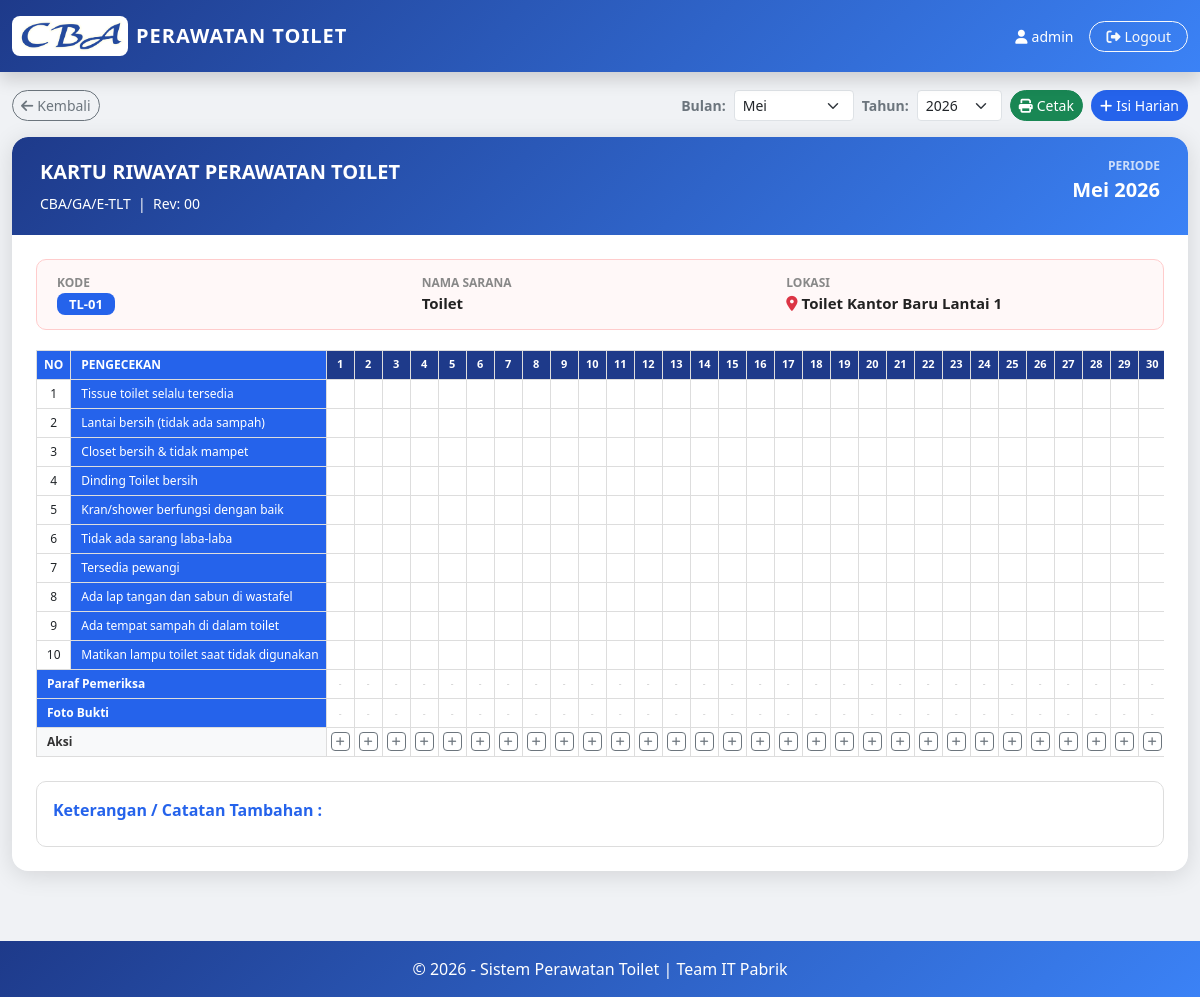
The page /toilet_kartu.php?toilet_id=1 (signed in) on the database its author committed.
### tables this page shows
CREATE TABLE `toilet_unit` (
  `id` int(11) NOT NULL,
  `no_kode` varchar(50) NOT NULL,
  `nama_sarana` varchar(100) DEFAULT 'Toilet',
  `lokasi` varchar(200) DEFAULT NULL
);

### toilet_kartu.php (the view, shortened to what this page needs)
<?php
include "config/koneksi.php";
$toilet_id = isset($_GET['toilet_id']) ? (int) $_GET['toilet_id'] : 0;
$tahun = isset($_GET['tahun']) ? (int) $_GET['tahun'] : (int) date('Y');
$bulan = isset($_GET['bulan']) ? (int) $_GET['bulan'] : (int) date('n');
$daysInMonth = cal_days_in_month(CAL_GREGORIAN, $bulan, $tahun);
$bulanNama = ['', 'Januari', 'Februari', 'Maret', 'April', 'Mei', 'Juni', 'Juli', 'Agustus', 'September', 'Oktober', 'November', 'Desember'];
$toiletRow = mysqli_fetch_assoc(mysqli_query($conn, "SELECT * FROM toilet_unit WHERE id=$toilet_id"));
$items = [];
$fields = [];
$resItems = mysqli_query($conn, "SELECT kolom, label FROM master_item WHERE modul='toilet' AND is_active=1 ORDER BY id ASC");
if (mysqli_num_rows($resItems) == 0) {
  $defaultItems = [
    'tissue_toilet' => 'Tissue toilet selalu tersedia',
    'lantai_bersih' => 'Lantai bersih (tidak ada sampah)',
    'closet_bersih' => 'Closet bersih & tidak mampet',
    'dinding_bersih' => 'Dinding Toilet bersih',
    'kran_shower' => 'Kran/shower berfungsi dengan baik',
    'sarang_laba' => 'Tidak ada sarang laba-laba',
    'tersedia_pewangi' => 'Tersedia pewangi',
    'lap_sabun' => 'Ada lap tangan dan sabun di washtafel',
    'tempat_sampah' => 'Ada tempat sampah di dalam toilet',
    'matikan_lampu' => 'Matikan lampu toilet saat tidak digunakan'
  ];
  foreach ($defaultItems as $k => $l) {
    mysqli_query($conn, "INSERT IGNORE INTO master_item (modul, kolom, label, is_active) VALUES ('toilet', '$k', '$l', 1)");
    $items[$k] = $l;
    $fields[] = $k;
  }
} else {
  while ($rItem = mysqli_fetch_assoc($resItems)) {
    $items[$rItem['kolom']] = $rItem['label'];
  }
}
$rows = [];
?>
<!DOCTYPE html>
<html lang="id">
<head>
  <link href="https://cdn.jsdelivr.net/npm/bootstrap@5.3.2/dist/css/bootstrap.min.css" rel="stylesheet">
</head>
<body>
  <nav class="navbar navbar-toilet fixed-top py-3 shadow no-print">
    <div class="container-fluid d-flex justify-content-between align-items-center">
      <div class="d-flex align-items-center gap-2 text-white" style="cursor:pointer"
        onclick="window.location.href='dashboard.php'">
        <img src="assets/images/cba.png" alt="Logo CBA"
          style="height:40px; background:white; padding:4px; border-radius:8px;">
        <span class="fw-bold fs-5 d-none d-sm-inline" style="letter-spacing:1px">PERAWATAN TOILET</span>
      </div>
      <div class="d-flex align-items-center gap-2 gap-md-3">
        <span class="text-white small d-none d-md-inline"><i
            class="fa-solid fa-user me-1"></i><?= $_SESSION['username'] ?></span>
        <a href="logout.php" class="btn btn-sm btn-outline-light rounded-pill px-2 px-md-3" title="Logout">
          <span class="d-none d-sm-inline"><i class="fa-solid fa-right-from-bracket me-1"></i>Logout</span>
        </a>
      </div>
    </div>
  </nav>
  <div class="container-fluid" style="margin-top:90px;padding-bottom:30px;max-width:1400px;flex:1">
    <div class="d-flex flex-wrap gap-2 align-items-center mb-3 no-print">
      <a href="toilet_home.php" class="btn btn-sm btn-outline-secondary rounded-pill">
        <i class="fa-solid fa-arrow-left me-1"></i>Kembali
      </a>
      <form method="GET" class="d-flex align-items-center gap-2 ms-auto">
        <label class="text-secondary fw-semibold small mb-0">Bulan:</label>
        <select name="bulan" class="form-select form-select-sm" style="width:120px" onchange="this.form.submit()">
          <?php for ($b = 1; $b <= 12; $b++): ?>
            <option value="<?= $b ?>" <?= $b == $bulan ? 'selected' : '' ?>><?= $bulanNama[$b] ?></option>
          <?php endfor; ?>
        </select>
        <label class="text-secondary fw-semibold small mb-0">Tahun:</label>
        <select name="tahun" class="form-select form-select-sm" style="width:85px" onchange="this.form.submit()">
          <?php for ($y = 2026; $y <= 2030; $y++): ?>
            <option value="<?= $y ?>" <?= $y == $tahun ? 'selected' : '' ?>><?= $y ?></option>
          <?php endfor; ?>
        </select>
      </form>
      <button class="btn btn-sm btn-success rounded-pill no-print" onclick="window.print()">
        <i class="fa-solid fa-print me-1"></i>Cetak
      </button>
      <button class="btn btn-sm rounded-pill no-print" style="background:var(--blue);color:#fff"
        onclick="bukaEdit(<?= (int)date('j') ?>)">
        <i class="fa-solid fa-plus me-1"></i>Isi Harian
      </button>
    </div>
    <div style="border-radius:16px;overflow:hidden;box-shadow:0 4px 24px rgba(0,0,0,.12)">
      <div class="kartu-header">
        <div class="d-flex justify-content-between align-items-start flex-wrap gap-2">
          <div>
            <div class="fw-bold fs-5 mb-1">KARTU RIWAYAT PERAWATAN TOILET</div>
            <small class="opacity-80">CBA/GA/E-TLT &nbsp;|&nbsp; Rev: 00</small>
          </div>
          <div class="text-end">
            <div class="info-label text-white opacity-75">Periode</div>
            <div class="fw-bold fs-5"><?= $bulanNama[$bulan] ?> <?= $tahun ?></div>
          </div>
        </div>
      </div>
      <div class="kartu-body">
        <div class="info-box">
          <div class="row g-2">
            <div class="col-12 col-md-4">
              <div class="info-label">Kode</div>
              <div class="info-val"><span class="badge-kode"><?= htmlspecialchars($toiletRow['no_kode']) ?></span></div>
            </div>
            <div class="col-12 col-md-4">
              <div class="info-label">Nama Sarana</div>
              <div class="info-val"><?= htmlspecialchars($toiletRow['nama_sarana']) ?></div>
            </div>
            <div class="col-12 col-md-4">
              <div class="info-label">Lokasi</div>
              <div class="info-val"><i class="fa-solid fa-location-dot text-danger me-1"></i><?= htmlspecialchars($toiletRow['lokasi']) ?></div>
            </div>
          </div>
        </div>
        <div class="table-responsive" style="overflow-x: auto;">
          <table class="tbl-kartu">
            <thead>
              <tr>
                <th rowspan="1" style="width:30px">NO</th>
                <th rowspan="1" class="th-item" style="min-width:200px">PENGECEKAN</th>
                <?php for ($d = 1; $d <= $daysInMonth; $d++): ?>
                  <th class="th-bulan" style="min-width: 28px; font-size:11px; padding:4px;"><?= $d ?></th>
                <?php endfor; ?>
              </tr>
            </thead>
            <tbody>
              <?php $no = 1;
              foreach ($items as $key => $label): ?>
                <tr>
                  <td><?= $no++ ?></td>
                  <td class="th-item"><?= htmlspecialchars($label) ?></td>
                  <?php for ($d = 1; $d <= $daysInMonth; $d++):
                    $r = $rows[$d] ?? null;
                    $val = $r ? $r[$key] : null;
                    ?>
                    <td class="<?= $val == 'Ok' ? 'ok-cell' : ($val == 'Nok' ? 'nok-cell' : '') ?>" style="font-size:12px; padding:2px;">
                    </td>
                  <?php endfor; ?>
                </tr>
              <?php endforeach; ?>
              <tr>
                <td colspan="2" class="th-item fw-bold">Paraf Pemeriksa</td>
                <?php for ($d = 1; $d <= $daysInMonth; $d++):
                  $r = $rows[$d] ?? null;
                  $paraf = $r ? htmlspecialchars($r['paraf']) : '';
                  ?>
                  <td style="font-size:9px; font-style:italic; padding:2px;">
                    <?= $paraf ?: '<span class="empty-cell">-</span>' ?>
                  </td>
                <?php endfor; ?>
              </tr>
              <tr class="no-print">
                <td colspan="2" class="th-item fw-bold">Foto Bukti</td>
                <?php for ($d = 1; $d <= $daysInMonth; $d++):
                  $r = $rows[$d] ?? null;
                  $foto = $r ? $r['foto'] : '';
                  ?>
                  <td class="text-center" style="padding: 2px;">
                    <?php if ($foto): ?>
                      <i class="fa-solid fa-image text-primary" style="cursor:pointer;" title="Lihat Foto" onclick="previewFoto('uploads/<?= $foto ?>')"></i>
                    <?php else: ?>
                      <span class="empty-cell" style="font-size:9px">-</span>
                    <?php endif; ?>
                  </td>
                <?php endfor; ?>
              </tr>
              <tr class="no-print">
                <td colspan="2" class="th-item fw-bold" style="background:#f8f9fa; color:#333;">Aksi</td>
                <?php for ($d = 1; $d <= $daysInMonth; $d++):
                  $isFilled = isset($rows[$d]);
                  ?>
                  <td class="text-center" style="padding: 2px;">
                    <button class="btn btn-sm <?= $isFilled ? 'btn-success' : 'btn-outline-secondary' ?>" style="padding: 1px 4px; font-size: 10px;" onclick="bukaEdit(<?= $d ?>)" title="<?= $isFilled ? 'Edit' : 'Isi' ?>">
                      <i class="fa-solid <?= $isFilled ? 'fa-pen' : 'fa-plus' ?>"></i>
                    </button>
                  </td>
                <?php endfor; ?>
              </tr>
            </tbody>
          </table>
        </div>
        <div class="mt-4" style="border:1px solid #ddd;border-radius:10px;padding:16px;">
          <div class="fw-bold mb-3" style="color:var(--blue)">Keterangan / Catatan Tambahan :</div>
        </div>
      </div>
    </div>
  </div>
  <footer class="py-3 text-center no-print">
    &copy; <?= date('Y') ?> - Sistem Perawatan Toilet | Team IT Pabrik
  </footer>
</body>
</html>

### toilet_kartu.php (style rules this page uses)
:root { --blue: #2563eb; --blue-dark: #1e3a8a; --blue-light: #3b82f6; }
body { background: #f0f2f5; font-family: 'Segoe UI', sans-serif; min-height: 100vh; display: flex; flex-direction: column; }
.navbar-toilet { background: linear-gradient(135deg, var(--blue-dark), var(--blue-light)); }
.kartu-header { background: linear-gradient(135deg, var(--blue-dark), var(--blue-light)); color: #fff; border-radius: 16px 16px 0 0; padding: 20px 28px; }
.kartu-body { background: #fff; border-radius: 0 0 16px 16px; padding: 24px; }
.info-box { background: #fff8f8; border: 1px solid #fcc; border-radius: 10px; padding: 14px 20px; margin-bottom: 20px; }
.info-label { font-size: 12px; color: #888; font-weight: 600; text-transform: uppercase; }
.info-val { font-size: 15px; font-weight: 700; color: #222; }
.tbl-kartu { font-size: 12px; border-collapse: collapse; width: 100%; }
.tbl-kartu th, .tbl-kartu td { border: 1px solid #ddd; padding: 5px 7px; text-align: center; vertical-align: middle; }
.tbl-kartu thead th { background: var(--blue); color: #fff; }
.tbl-kartu .th-item { background: var(--blue); color: #fff; text-align: left; padding-left: 10px; white-space: nowrap; position: sticky; left: 0; z-index: 2; }
.tbl-kartu .th-bulan { background: var(--blue-dark); color: #fff; }
.empty-cell { color: #ccc; }
.badge-kode { background: var(--blue); color: #fff; border-radius: 8px; padding: 2px 12px; font-size: 13px; }
footer { background: linear-gradient(135deg, var(--blue-dark), var(--blue-light)); color: #fff; margin-top: 40px; }

### rows shown on the page
toilet_unit: no_kode "TL-01", nama_sarana "Toilet", lokasi "Toilet Kantor Baru Lantai 1"

### other values the page prints
$_SESSION['username'] "admin"
$bulanNama[$bulan] "Mei"
$tahun "2026"
$label "Tissue toilet selalu tersedia"
$label "Lantai bersih (tidak ada sampah)"
$label "Closet bersih & tidak mampet"
$label "Dinding Toilet bersih"
$label "Kran/shower berfungsi dengan baik"
$label "Tidak ada sarang laba-laba"
$label "Tersedia pewangi"
$label "Ada lap tangan dan sabun di wastafel"
$label "Ada tempat sampah di dalam toilet"
$label "Matikan lampu toilet saat tidak digunakan"
$paraf ?: '<span class="empty-cell">-</span>' "-"
form field bulan "Mei"
